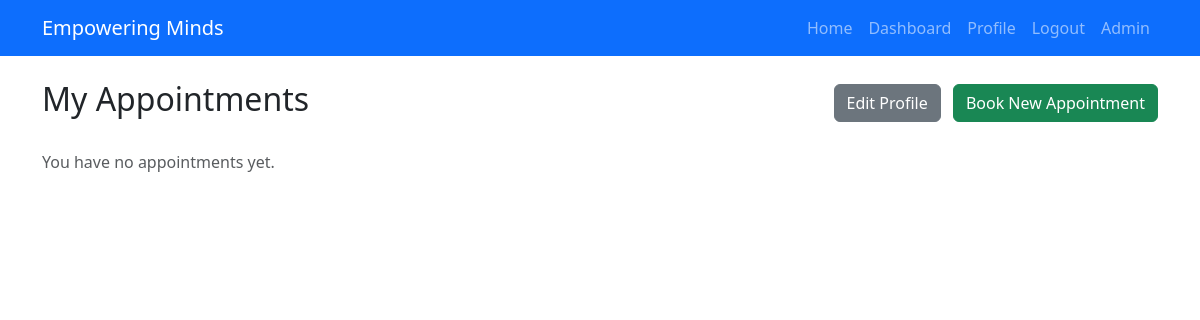
Before: /clients/dashboard/ (signed in) with the older database file.
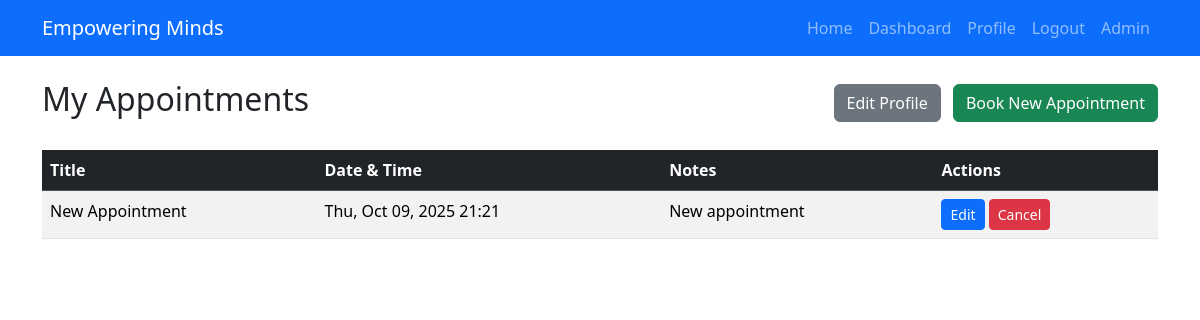
After: the same page with the newer database file.
### clients/models.py (models this page shows, shortened)
class Appointment(models.Model):
    client = models.ForeignKey(Client, on_delete=models.CASCADE, related_name="appointments")
    title = models.CharField(max_length=100)
    date = models.DateTimeField()
    notes = models.TextField(blank=True, null=True)

### clients/views.py (the view)
# urls.py: path('dashboard/', views.appointment_list, name='client_dashboard'),
@login_required
def appointment_list(request):
    appointments = Appointment.objects.filter(client__user=request.user)
    return render(request, 'clients/client_dashboard.html', {'appointments': appointments})

### clients/templates/clients/client_dashboard.html (shortened to what this page needs)
{% extends 'clients/base.html' %}
{% block content %}
<div class="d-flex justify-content-between align-items-center mb-4">
    <h2>My Appointments</h2>
    <div>
        <a href="{% url 'client_profile' %}" class="btn btn-secondary me-2">Edit Profile</a>
        <a href="{% url 'client_create' %}" class="btn btn-success">Book New Appointment</a>
    </div>
</div>
    {% if appointments %}
    <table class="table table-striped table-hover">
        <thead class="table-dark">
            <tr>
                <th>Title</th>
                <th>Date & Time</th>
                <th>Notes</th>
                <th>Actions</th>
            </tr>
        </thead>
        <tbody>
            {% for appointment in appointments %}
            <tr>
                <td>{{ appointment.title }}</td>
                <td>{{ appointment.date|date:"D, M d, Y H:i" }}</td>
                <td>{{ appointment.notes }}</td>
                <td>
    <a href="{% url 'client_update' appointment.pk %}" class="btn btn-primary btn-sm">Edit</a>
    <form action="{% url 'client_delete_appointment' appointment.pk %}" method="POST" style="display:inline;">
        <button type="submit" class="btn btn-danger btn-sm">Cancel</button>
    </form>
</td>
            </tr>
            {% endfor %}
        </tbody>
    </table>
    {% else %}
    <p class="text-muted">You have no appointments yet.</p>
    {% endif %}
</div>
{% endblock %}

### clients/templates/clients/base.html (shortened to what this page needs)
{% load static %}
<!DOCTYPE html>
<html lang="en">
<head>
    <link href="https://cdn.jsdelivr.net/npm/bootstrap@5.3.2/dist/css/bootstrap.min.css" rel="stylesheet">
    <link rel="stylesheet" href="{% static 'clients/css/style.css' %}">
</head>
<body>
<nav class="navbar navbar-expand-lg navbar-dark bg-primary">
    <div class="container">
        <a class="navbar-brand" href="{% url 'home' %}">Empowering Minds</a>
        <div class="collapse navbar-collapse" id="navbarNav">
            <ul class="navbar-nav ms-auto">
    <li class="nav-item">
        <a class="nav-link" href="{% url 'home' %}">Home</a>
    </li>
    {% if user.is_authenticated %}
        <li class="nav-item">
            <a class="nav-link" href="{% url 'client_dashboard' %}">Dashboard</a>
        </li>
        <li class="nav-item">
            <a class="nav-link" href="{% url 'client_profile' %}">Profile</a>
        </li>
        <li class="nav-item">
            <a class="nav-link" href="{% url 'client_logout' %}">Logout</a>
        </li>
    {% endif %}
    <li class="nav-item">
        <a class="nav-link" href="/admin/">Admin</a>
    </li>
</ul>
        </div>
    </div>
</nav>
<div class="container mt-4">
    {% block content %}{% endblock %}
</body>
</html>

Changed rows visible on the page:
added Appointment: title "New Appointment", date "Thu, Oct 09, 2025 21:21", notes "New appointment"
Other visible differences:
text no longer shown: "You have no appointments yet."
text now shown: "Title Date & Time Notes Actions"
